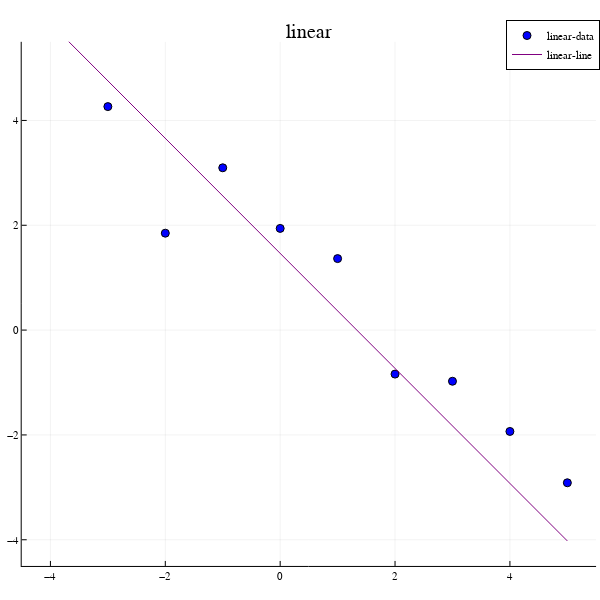

This figure's notebook cell:
### Code cell
plot(size=(600, 600))
render_line(trace, "linear")

### Figure 1 — Plotly figure (JSON) as saved in the notebook; plotly's stock layout.template omitted (floating-point values rounded to 4 significant figures)
{"data": [{"colorbar": {"title": {"text": ""}}, "legendgroup": "linear-data", "marker": {"color": "rgba(0, 0, 255, 1.000)", "line": {"color": "rgba(0, 0, 0, 1)", "width": 1}, "size": 8, "symbol": "circle"}, "mode": "markers", "name": "linear-data", "showlegend": true, "type": "scatter", "x": [-5, -4, -3, -2, -1, 0, 1, 2, 3, 4, 5], "xaxis": "x", "y": [6.75, 6.157, 4.264, 1.849, 3.097, 1.94, 1.364, -0.8396, -0.976, -1.934, -2.913], "yaxis": "y", "zmax": null, "zmin": null}, {"colorbar": {"title": {"text": ""}}, "legendgroup": "linear-line", "line": {"color": "rgba(128, 0, 128, 1.000)", "dash": "solid", "shape": "linear", "width": 1}, "mode": "lines", "name": "linear-line", "showlegend": true, "type": "scatter", "x": [-5, 5], "xaxis": "x", "y": [6.951, -4.022], "yaxis": "y", "zmax": null, "zmin": null}], "layout": {"annotations": [{"font": {"color": "rgba(0, 0, 0, 1)", "family": "sans-serif", "size": 20}, "rotation": 0, "showarrow": false, "text": "linear", "x": 0.5148, "xanchor": "center", "xref": "paper", "y": 1, "yanchor": "top", "yref": "paper"}], "height": 600, "legend": {"bgcolor": "rgba(255, 255, 255, 1.000)", "bordercolor": "rgba(0, 0, 0, 1)", "borderwidth": 1, "font": {"color": "rgba(0, 0, 0, 1)", "family": "sans-serif", "size": 11}, "title": {"font": {"color": "rgba(0, 0, 0, 1)", "family": "sans-serif", "size": 15}, "text": ""}, "tracegroupgap": 0, "traceorder": "normal", "x": 1, "xanchor": "auto", "y": 1, "yanchor": "auto"}, "margin": {"b": 20, "l": 0, "r": 0, "t": 20}, "paper_bgcolor": "rgba(255, 255, 255, 1.000)", "plot_bgcolor": "rgba(255, 255, 255, 1.000)", "showlegend": true, "width": 600, "xaxis": {"anchor": "y", "domain": [0.03619, 0.9934], "gridcolor": "rgba(0, 0, 0, 0.1)", "gridwidth": 0.5, "linecolor": "rgba(0, 0, 0, 1)", "mirror": false, "range": [-4.5, 5.5], "showgrid": true, "showline": true, "showticklabels": true, "tickangle": 0, "tickcolor": "rgb(0, 0, 0)", "tickfont": {"color": "rgba(0, 0, 0, 1)", "family": "sans-serif", "size": 11}, "tickmode": "array", "ticks": "inside", "ticktext": ["−4", "−2", "0", "2", "4"], "tickvals": [-4, -2, 0, 2, 4], "title": {"font": {"color": "rgba(0, 0, 0, 1)", "family": "sans-serif", "size": 15}, "text": ""}, "type": "linear", "visible": true, "zeroline": false, "zerolinecolor": "rgba(0, 0, 0, 1)"}, "yaxis": {"anchor": "x", "domain": [0.02508, 0.961], "gridcolor": "rgba(0, 0, 0, 0.1)", "gridwidth": 0.5, "linecolor": "rgba(0, 0, 0, 1)", "mirror": false, "range": [-4.5, 5.5], "showgrid": true, "showline": true, "showticklabels": true, "tickangle": 0, "tickcolor": "rgb(0, 0, 0)", "tickfont": {"color": "rgba(0, 0, 0, 1)", "family": "sans-serif", "size": 11}, "tickmode": "array", "ticks": "inside", "ticktext": ["−4", "−2", "0", "2", "4"], "tickvals": [-4, -2, 0, 2, 4], "title": {"font": {"color": "rgba(0, 0, 0, 1)", "family": "sans-serif", "size": 15}, "text": ""}, "type": "linear", "visible": true, "zeroline": false, "zerolinecolor": "rgba(0, 0, 0, 1)"}}}
